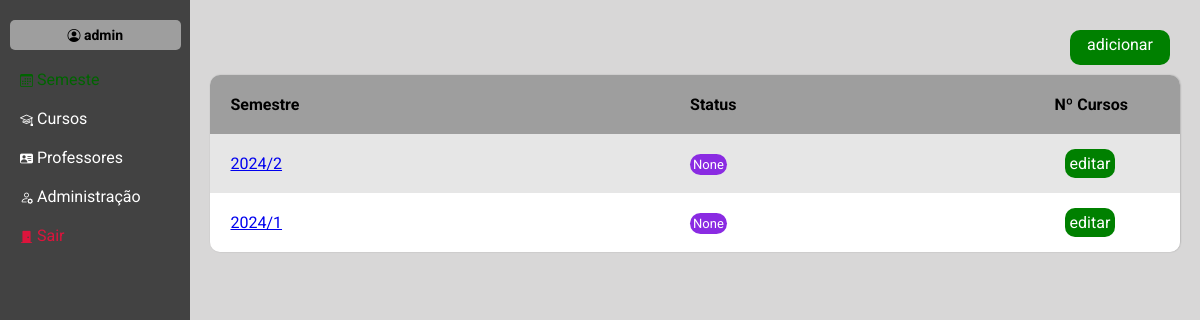
The page /semestre/ (signed in) on the database as committed earlier.
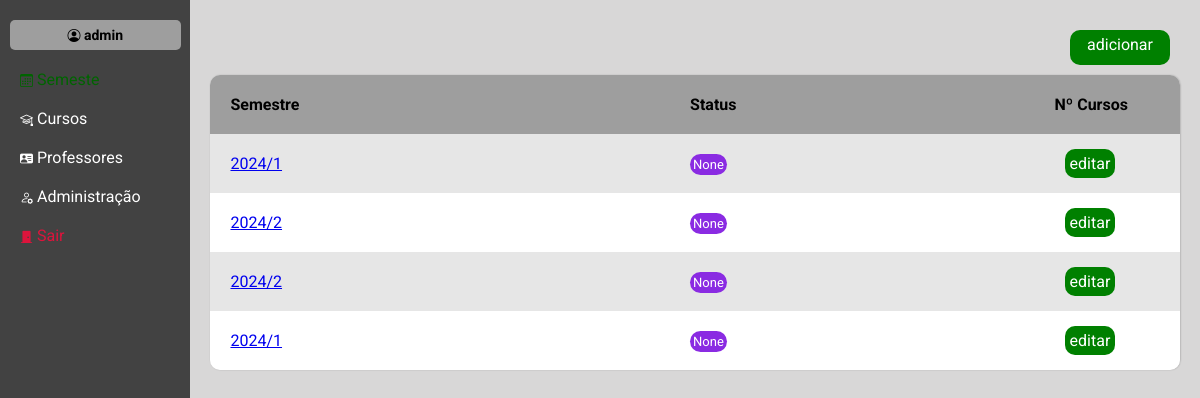
The same page on the database as committed later.
### core/models.py (models this page shows)
class Semestre(models.Model):
    semestre = models.CharField( max_length=50)
    cursos = models.ManyToManyField(Curso, verbose_name="curso", blank=True)
    status = models.ForeignKey(Status, verbose_name='status', on_delete=models.SET_NULL, null=True, blank=True)
    date_create = models.DateTimeField(default=timezone.now)
    disciplinas = models.ManyToManyField(Disciplina, verbose_name='disciplina', blank=True)
    def __str__(self) -> str:
        return self.semestre

### core/views.py (the view)
# urls.py: path('semestre/', views.semestre, name='semestre'),
@login_required(login_url="/login")
def semestre(request):
    semestre = Semestre.objects.all().order_by('-id')
    context = {
        'semestre':semestre
    }
    print(dir(request))
    print(request.path_info)
    return render(request, 'semestre.html', context)

### core/templates/semestre.html
{% extends "base.html" %}
{% block conteudo %}
{% block opcoes %}
<div id="conteiner-menu-button">
    <a href="{% url "addSemestre" %}" class="button-padrao color-verde">adicionar</a>
</div>
{% endblock opcoes %}
<table>
    <thead>
        <tr>
            <th>Semestre</th>
            <th>Status</th>
            <th>Nº Cursos</th>
        </tr>
    </thead>
    <tbody>
       {% for i in semestre %}
            <tr>
                    <td class="colum-1"><a href="{% url 'select_semestre' i.id %}">{{i}}</a></td>
                    <td class="colum-2"><span id="marcador" class="color-roxo"> {{i.status}}</span></td>
                    <td class="colum-3"><a href="#" class="button-padrao color-verde">editar</a></td>
            </tr>
       {% endfor %}
    </tbody>
</table>
{% endblock conteudo %}

Rows that differ between the two databases and show on the page:
added Semestre: semestre "2024/1", status "None"
added Semestre: semestre "2024/2", status "None"
